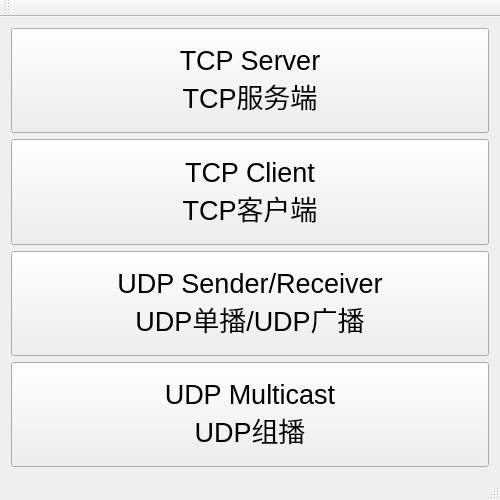
<?xml version="1.0" encoding="UTF-8"?>
<ui version="4.0">
 <class>MainWindow</class>
 <widget class="QMainWindow" name="MainWindow">
  <property name="geometry">
   <rect>
    <x>0</x>
    <y>0</y>
    <width>500</width>
    <height>500</height>
   </rect>
  </property>
  <property name="windowTitle">
   <string>MainWindow</string>
  </property>
  <widget class="QWidget" name="centralWidget">
   <layout class="QVBoxLayout" name="verticalLayout">
    <item>
     <widget class="QPushButton" name="pushButton_3">
      <property name="sizePolicy">
       <sizepolicy hsizetype="Preferred" vsizetype="Preferred">
        <horstretch>0</horstretch>
        <verstretch>0</verstretch>
       </sizepolicy>
      </property>
      <property name="font">
       <font>
        <pointsize>20</pointsize>
       </font>
      </property>
      <property name="text">
       <string>TCP Server
TCP服务端</string>
      </property>
     </widget>
    </item>
    <item>
     <widget class="QPushButton" name="pushButton_4">
      <property name="sizePolicy">
       <sizepolicy hsizetype="Preferred" vsizetype="Preferred">
        <horstretch>0</horstretch>
        <verstretch>0</verstretch>
       </sizepolicy>
      </property>
      <property name="font">
       <font>
        <pointsize>20</pointsize>
       </font>
      </property>
      <property name="text">
       <string>TCP Client
TCP客户端</string>
      </property>
     </widget>
    </item>
    <item>
     <widget class="QPushButton" name="pushButton_2">
      <property name="sizePolicy">
       <sizepolicy hsizetype="Preferred" vsizetype="Preferred">
        <horstretch>0</horstretch>
        <verstretch>0</verstretch>
       </sizepolicy>
      </property>
      <property name="font">
       <font>
        <pointsize>20</pointsize>
       </font>
      </property>
      <property name="text">
       <string>UDP Sender/Receiver
UDP单播/UDP广播</string>
      </property>
     </widget>
    </item>
    <item>
     <widget class="QPushButton" name="pushButton">
      <property name="sizePolicy">
       <sizepolicy hsizetype="Preferred" vsizetype="Preferred">
        <horstretch>0</horstretch>
        <verstretch>0</verstretch>
       </sizepolicy>
      </property>
      <property name="font">
       <font>
        <pointsize>20</pointsize>
       </font>
      </property>
      <property name="text">
       <string>UDP Multicast
UDP组播</string>
      </property>
     </widget>
    </item>
   </layout>
  </widget>
  <widget class="QMenuBar" name="menuBar">
   <property name="geometry">
    <rect>
     <x>0</x>
     <y>0</y>
     <width>500</width>
     <height>22</height>
    </rect>
   </property>
  </widget>
  <widget class="QToolBar" name="mainToolBar">
   <attribute name="toolBarArea">
    <enum>TopToolBarArea</enum>
   </attribute>
   <attribute name="toolBarBreak">
    <bool>false</bool>
   </attribute>
  </widget>
  <widget class="QStatusBar" name="statusBar"/>
 </widget>
 <layoutdefault spacing="6" margin="11"/>
 <resources/>
 <connections/>
</ui>
